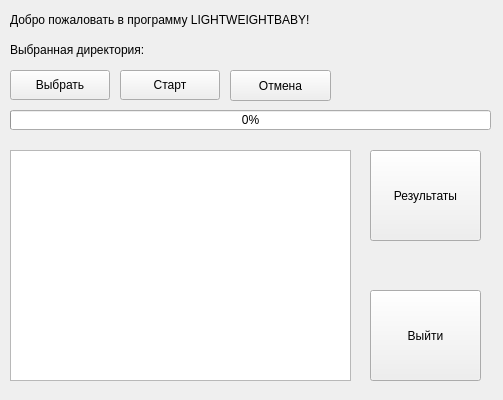
<?xml version="1.0" encoding="UTF-8"?>
<ui version="4.0">
 <class>lightweightbaby</class>
 <widget class="QMainWindow" name="lightweightbaby">
  <property name="geometry">
   <rect>
    <x>0</x>
    <y>0</y>
    <width>503</width>
    <height>400</height>
   </rect>
  </property>
  <property name="windowTitle">
   <string>lightweightbaby</string>
  </property>
  <widget class="QWidget" name="centralwidget">
   <widget class="QLabel" name="welcomeLabel">
    <property name="geometry">
     <rect>
      <x>10</x>
      <y>10</y>
      <width>481</width>
      <height>20</height>
     </rect>
    </property>
    <property name="text">
     <string>Добро пожаловать в программу LIGHTWEIGHTBABY!</string>
    </property>
   </widget>
   <widget class="QLabel" name="directoryLabel">
    <property name="geometry">
     <rect>
      <x>10</x>
      <y>40</y>
      <width>481</width>
      <height>20</height>
     </rect>
    </property>
    <property name="text">
     <string>Выбранная директория: </string>
    </property>
   </widget>
   <widget class="QPushButton" name="selectButton">
    <property name="geometry">
     <rect>
      <x>10</x>
      <y>70</y>
      <width>100</width>
      <height>30</height>
     </rect>
    </property>
    <property name="text">
     <string>Выбрать</string>
    </property>
   </widget>
   <widget class="QPushButton" name="startButton">
    <property name="geometry">
     <rect>
      <x>120</x>
      <y>70</y>
      <width>100</width>
      <height>30</height>
     </rect>
    </property>
    <property name="text">
     <string>Старт</string>
    </property>
   </widget>
   <widget class="QPushButton" name="cancelButton">
    <property name="geometry">
     <rect>
      <x>230</x>
      <y>70</y>
      <width>101</width>
      <height>31</height>
     </rect>
    </property>
    <property name="text">
     <string>Отмена</string>
    </property>
   </widget>
   <widget class="QPushButton" name="exitButton">
    <property name="geometry">
     <rect>
      <x>370</x>
      <y>290</y>
      <width>111</width>
      <height>91</height>
     </rect>
    </property>
    <property name="text">
     <string>Выйти</string>
    </property>
   </widget>
   <widget class="QProgressBar" name="progressBar">
    <property name="geometry">
     <rect>
      <x>10</x>
      <y>110</y>
      <width>481</width>
      <height>20</height>
     </rect>
    </property>
    <property name="value">
     <number>0</number>
    </property>
   </widget>
   <widget class="QTextEdit" name="resultDisplay">
    <property name="geometry">
     <rect>
      <x>10</x>
      <y>150</y>
      <width>341</width>
      <height>231</height>
     </rect>
    </property>
    <property name="readOnly">
     <bool>true</bool>
    </property>
   </widget>
   <widget class="QPushButton" name="finishButton">
    <property name="geometry">
     <rect>
      <x>370</x>
      <y>150</y>
      <width>111</width>
      <height>91</height>
     </rect>
    </property>
    <property name="visible">
     <bool>false</bool>
    </property>
    <property name="text">
     <string>Результаты</string>
    </property>
   </widget>
  </widget>
 </widget>
 <layoutdefault spacing="6" margin="11"/>
 <resources/>
 <connections/>
</ui>
